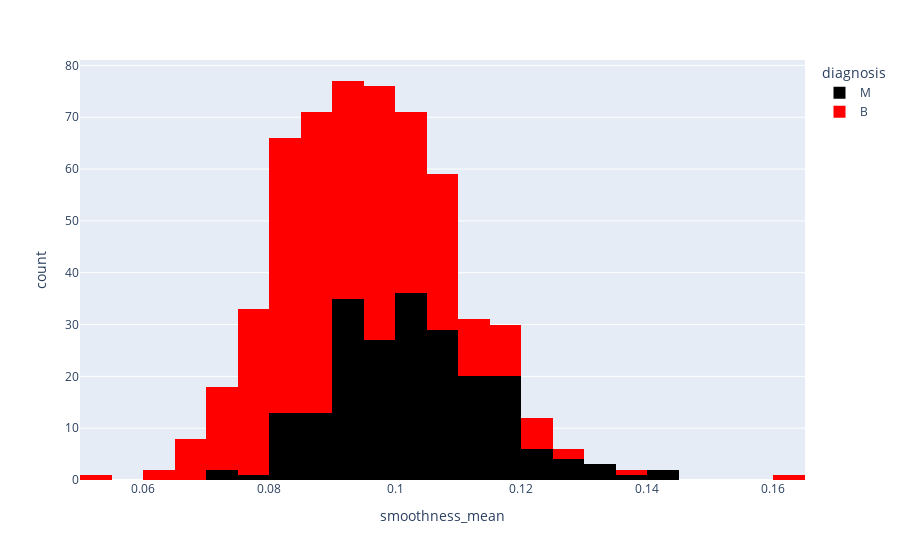

The notebook cell this image was saved under:
### Code cell
px.histogram(data_frame=df,x='smoothness_mean',color='diagnosis',color_discrete_sequence=['black','red'])

### Figure 1 — Plotly figure (JSON) as saved in the notebook; plotly's stock layout.template omitted (floating-point values rounded to 4 significant figures; data arrays with more than 128 entries replaced by an {"elided": "..."} marker saying what was removed)
{"data": [{"bingroup": "x", "hovertemplate": "diagnosis=M<br>smoothness_mean=%{x}<br>count=%{y}<extra></extra>", "legendgroup": "M", "marker": {"color": "black", "pattern": {"shape": ""}}, "name": "M", "orientation": "v", "showlegend": true, "type": "histogram", "x": {"elided": "212 float values"}, "xaxis": "x", "yaxis": "y"}, {"bingroup": "x", "hovertemplate": "diagnosis=B<br>smoothness_mean=%{x}<br>count=%{y}<extra></extra>", "legendgroup": "B", "marker": {"color": "red", "pattern": {"shape": ""}}, "name": "B", "orientation": "v", "showlegend": true, "type": "histogram", "x": {"elided": "357 float values"}, "xaxis": "x", "yaxis": "y"}], "layout": {"barmode": "relative", "legend": {"title": {"text": "diagnosis"}, "tracegroupgap": 0}, "margin": {"t": 60}, "xaxis": {"anchor": "y", "domain": [0, 1], "title": {"text": "smoothness_mean"}}, "yaxis": {"anchor": "x", "domain": [0, 1], "title": {"text": "count"}}}}
